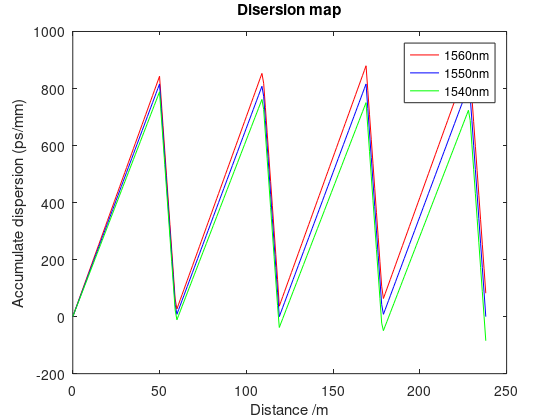

Write the MATLAB code that produced this figure.

L=0:1:238;
D1=@(L) (L < 50).*(16.86*L) + (L >= 50 & L < 59.5).*(-86.8*(L-50)+843)...
    +(L >= 59.5 & L < 109.5).*(16.86*(L-59.5)+18.4) + (L >= 109.5 & L < 119).*(-85.9*(L-109.5)+861.4)...
    +(L >= 119 & L < 169).*(16.86*(L-119)+36.8)+ (L >= 169 & L < 178.5).*(-85.9*(L-169)+879.8)...
    +(L >= 178.5 & L < 228.5).*(16.86*(L-178.5)+55.2)+ (L >= 228.5 & L <= 238).*(-85.9*(L-228.5)+898.2);%1560nm
D2=@(L) (L < 50).*(16.32*L) + (L >= 50 & L < 59.5).*(-85.9*(L-50)+816)...
    +(L >= 59.5 & L < 109.5).*(16.32*(L-59.5)) + (L >= 109.5 & L < 119).*(-85.9*(L-109.5)+816)...
    +(L >= 119 & L < 169).*(16.32*(L-119))+ (L >= 169 & L < 178.5).*(-85.9*(L-169)+816)...
    +(L >= 178.5 & L < 228.5).*(16.32*(L-178.5))+ (L >= 228.5 & L <= 238).*(-85.9*(L-228.5)+816); %1550nm
D3=@(L) (L < 50).*(15.77*L) + (L >= 50 & L < 59.5).*(-85*(L-50)+788.5)...
    +(L >= 59.5 & L < 109.5).*(15.77*(L-59.5)-19) + (L >= 109.5 & L < 119).*(-85.9*(L-109.5)+769.5)...
    +(L >= 119 & L < 169).*(15.77*(L-119)-38)+ (L >= 169 & L < 178.5).*(-85.9*(L-169)+750.5)...
    +(L >= 178.5 & L < 228.5).*(15.77*(L-178.5)-57)+ (L >= 228.5 & L <= 238).*(-85.9*(L-228.5)+731.5); %1540nm
plot(L,D1(L),'r',L,D2(L),'b',L,D3(L),'g')

% grid on
xlabel('Distance /m');
ylabel('Accumulate dispersion (ps/mm)');
title('Disersion map');
legend('1560nm','1550nm','1540nm')

% print to pdf
set(gcf,'Units','Inches');
pos = get(gcf,'Position');
set(gcf,'PaperPositionMode','Auto','PaperUnits','Inches','PaperSize',[pos(3), pos(4)])
filename = 'dispersion map'; % set pdf file name
print(gcf,filename,'-dpdf','-r0')
close(gcf) 